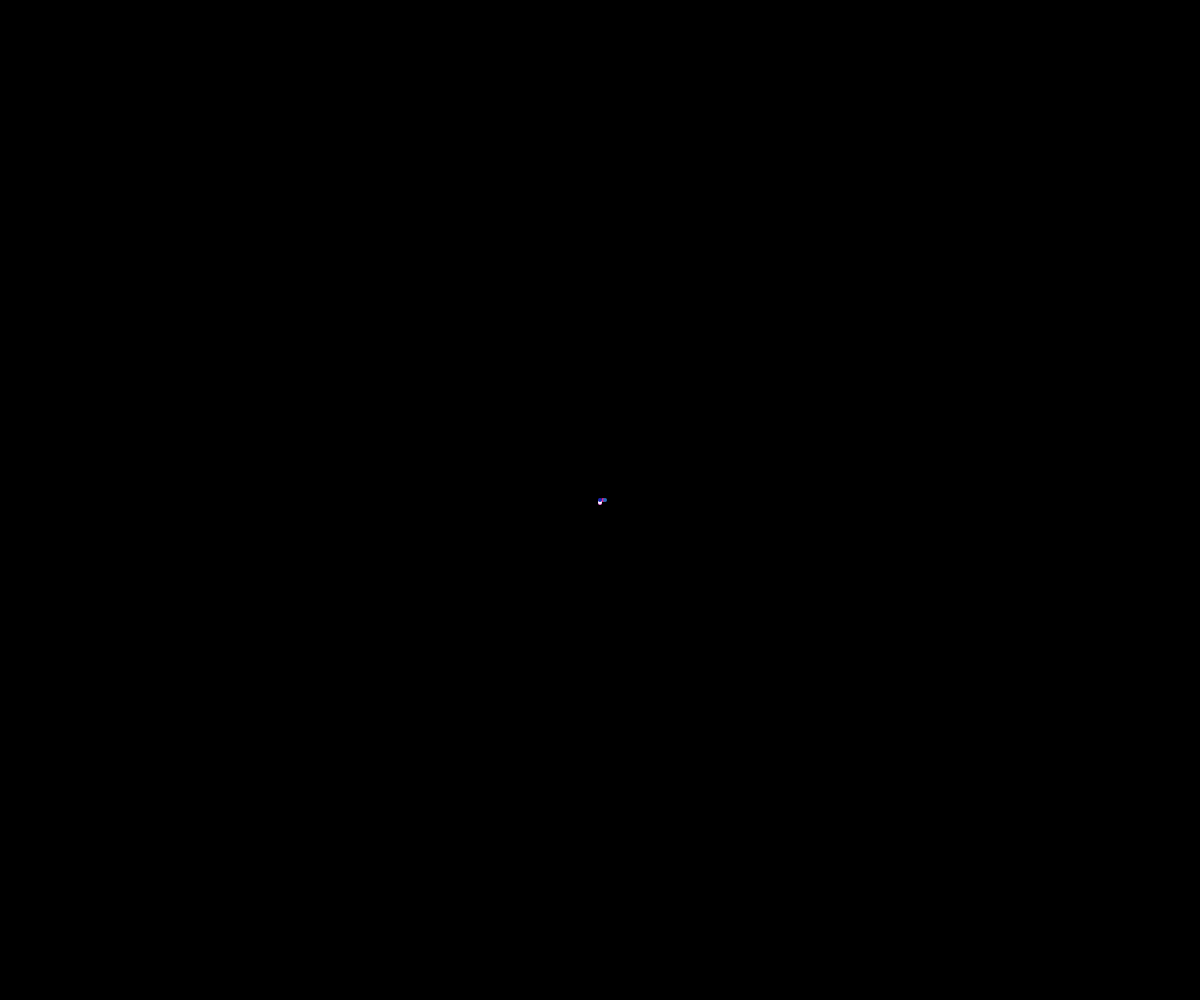
Frame 1 (no input)
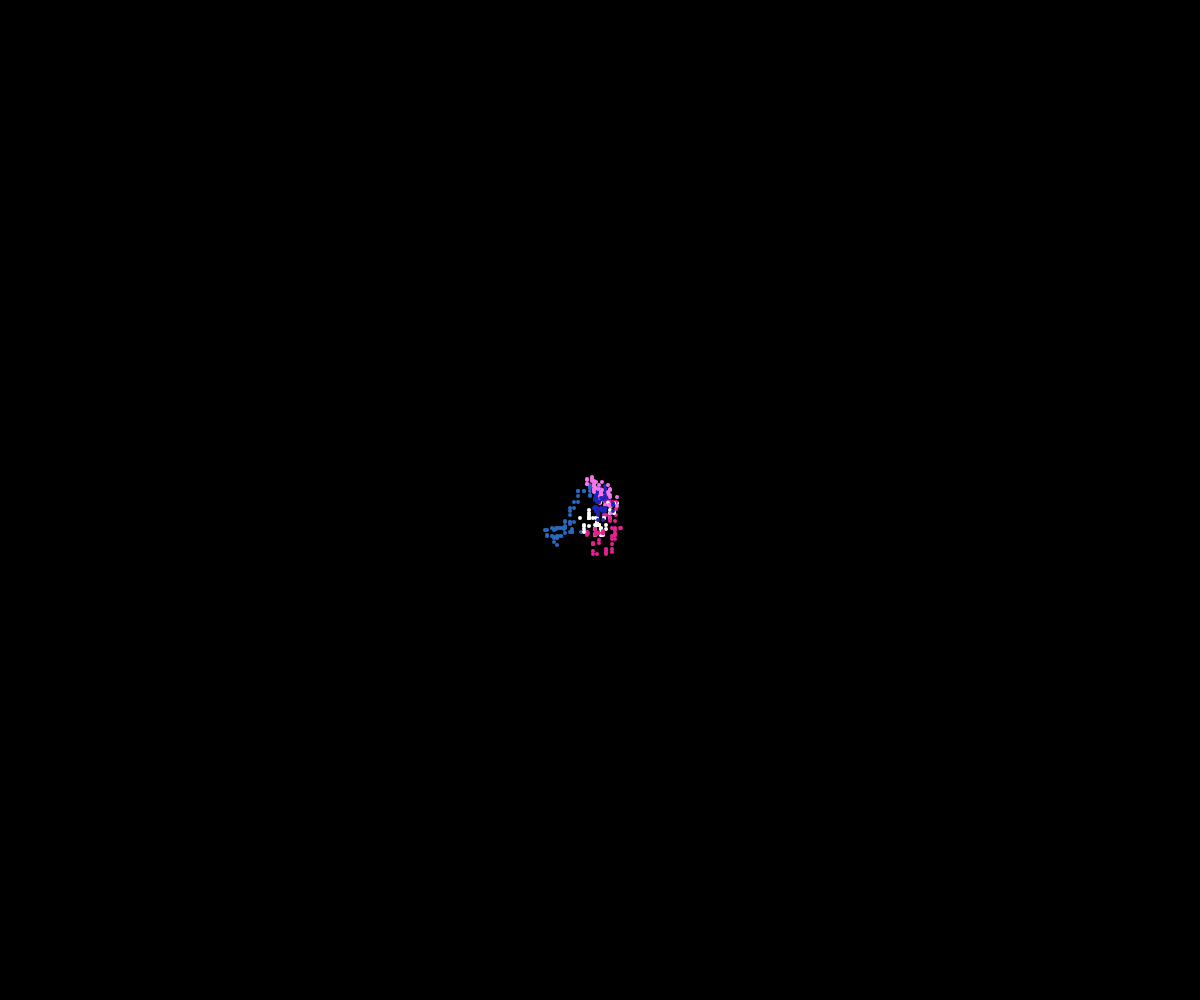
Frame 60 (no input)
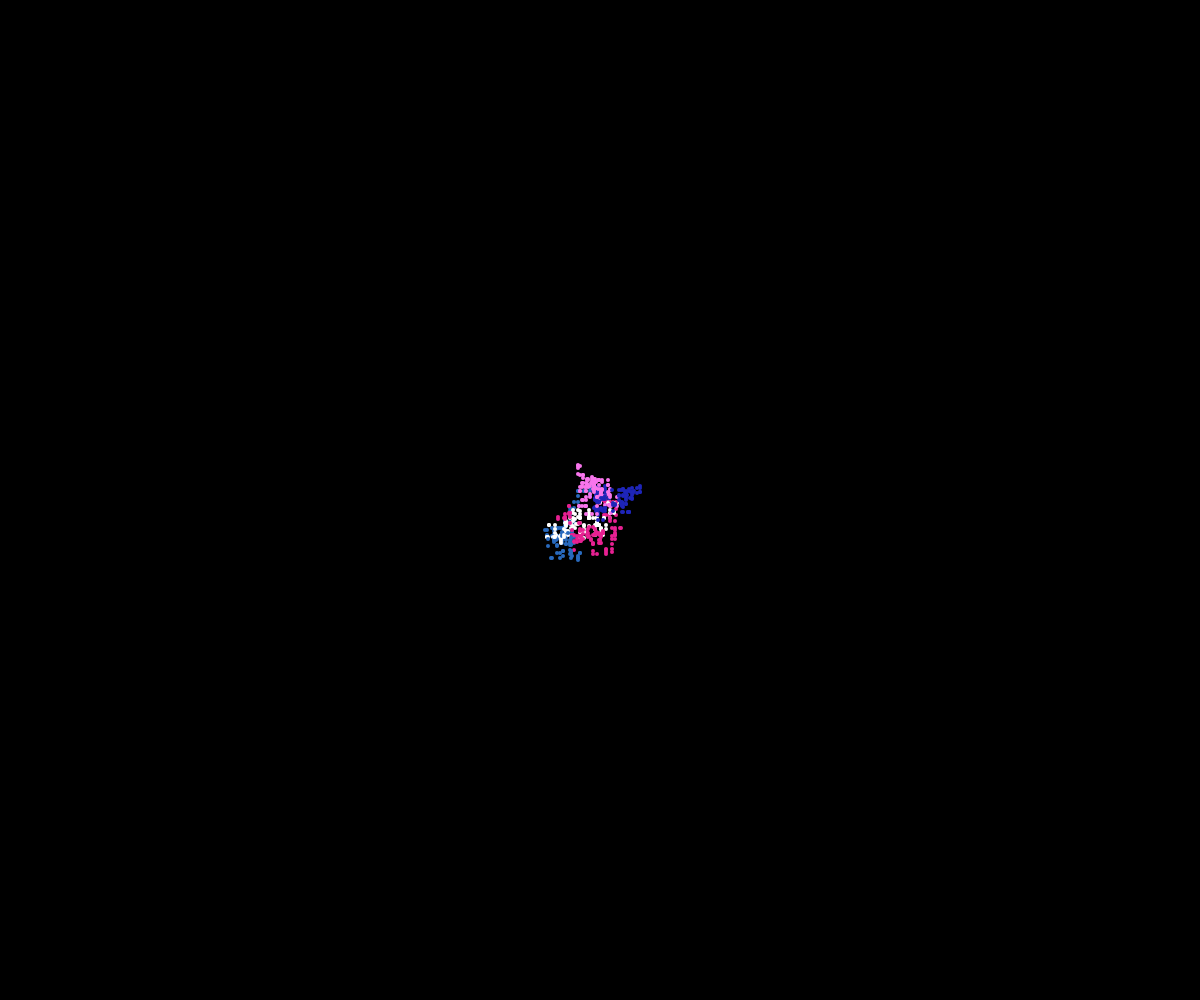
Frame 120 (the mouse pressed at the canvas centre since frame 60)

The p5.js sketch that drew these frames (run headless with seeded random() and noise() and a simulated clock; from frame 60 on, the mouse is pressed at the canvas centre):

// p5.js sketch
// ── sketch.js
function setup() {
	createCanvas(windowWidth, windowHeight);
	// put setup code here
	background(0)
	frameRate(60)
	walkers = []
	for (let i = 0; i < 5; i++) {
		w = new Walker(width / 2, height / 2, "#" + ((1<<24)*Math.random() | 0).toString(16))
		walkers.push(w)
	}
}


class Walker {
	constructor(x, y, clr) {
		this.x = x;
		this.y = y;
		this.width = 4
		this.height = 4
		this.clr = clr
	}
	
	walk() {
		let decision = Math.floor(Math.random() * 10)
		let distance = Math.floor(Math.random() * 10)
		if (decision > 7.5) {
			this.x += distance
		} else if (decision > 5) {
			this.x -= distance
		} else if (decision > 2.5) {
			this.y += distance
		} else {
			this.y -= distance
		}
		distance = Math.floor(Math.random() * 10)
		return
	}
	
	teleport() {
		if (this.x >= width) {
			return true
		} else if (this.x <= 0) {
			return true
		} else if (this.y >= height) {
			return true
		} else if (this.y <= 0) {
			return true
		}
		return false
	}

	display() {
		strokeWeight(0)
		fill(this.clr)
		ellipse(this.x, this.y, this.width, this.height)
	}
}

function draw() {
	// put drawing code here
	for(let i = 0; i < walkers.length; i++) {
		walkers[i].walk()
		if (walkers[i].teleport()) {
			walkers[i].x = width / 2;
			walkers[i].width += 1
			walkers[i].height += 1
			walkers.append(new Walker(width / 2, height / 2, walkers[i].clr))
		}
		walkers[i].display()
	}
}
